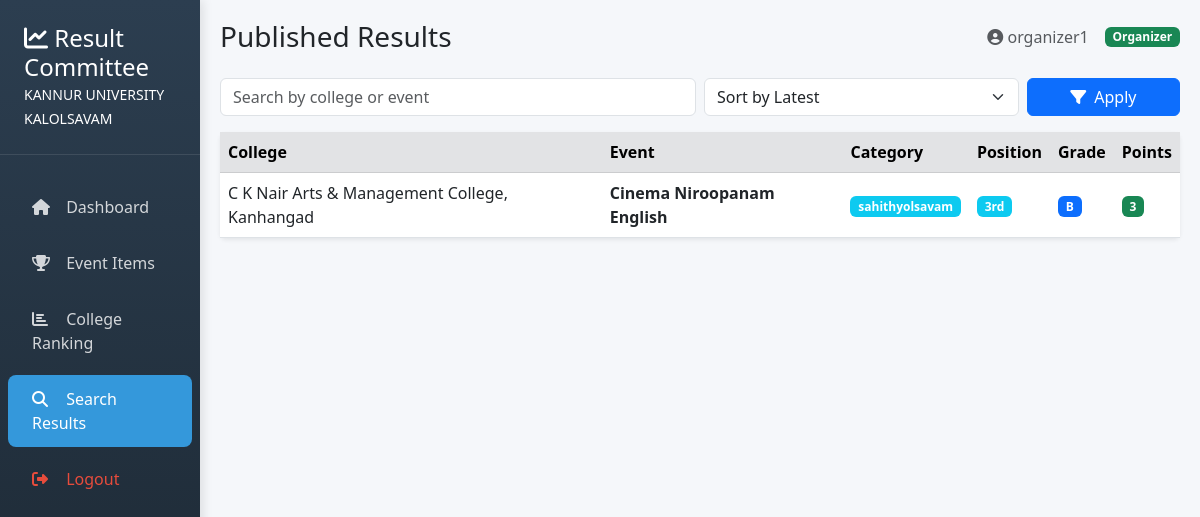
The page /organizer/student-results/ (signed in) on the database as committed earlier.
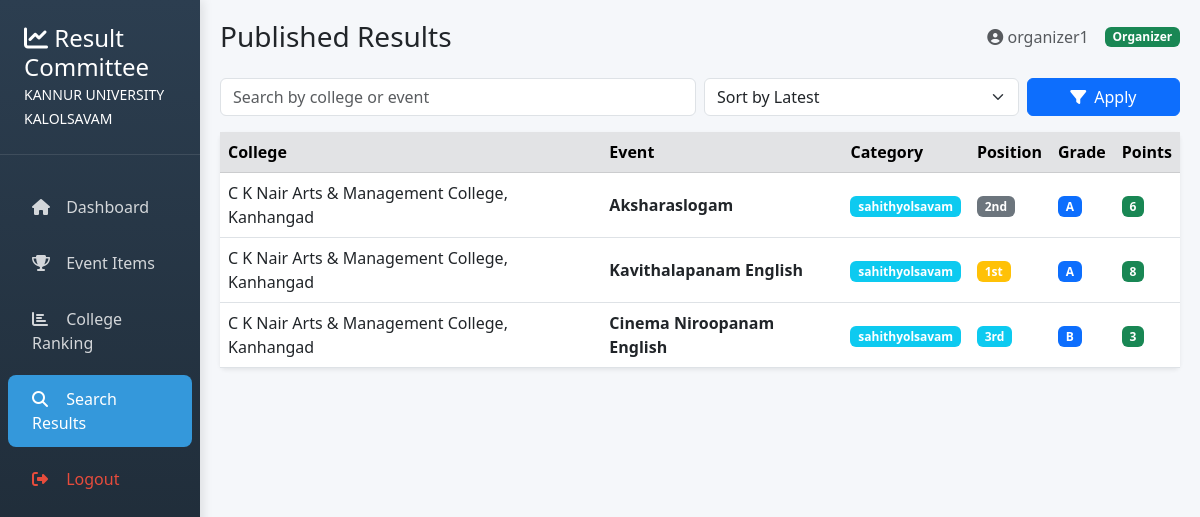
The same page on the database as committed later.
### accounts/models.py (models this page shows, shortened)
class CustomUser(AbstractUser):
    ROLE_CHOICES = (
        ('college', 'College'),
        ('organizer', 'Organizer'),
        ('admin', 'Admin'),
    )
    role = models.CharField(max_length=20, choices=ROLE_CHOICES, default='college')
    college_name = models.CharField(max_length=255, blank=True, null=True)
    REQUIRED_FIELDS = ["email"]
    USERNAME_FIELD = "username"

class Result(models.Model):
    POSITION_CHOICES = [
        (1, "1st"),
        (2, "2nd"),
        (3, "3rd"),
    ]
    GRADE_CHOICES = [
        ("A", "A"),
        ("B", "B"),
        ("C", "C"),
        ("D", "D"),
        ("E", "E"),
    ]
    item = models.ForeignKey(Item, on_delete=models.CASCADE, related_name="results")
    team = models.ForeignKey(Team, on_delete=models.CASCADE, related_name="results")
    position = models.PositiveSmallIntegerField(choices=POSITION_CHOICES)
    grade = models.CharField(max_length=1, choices=GRADE_CHOICES, default="E")
    points = models.IntegerField(default=0)
    is_deleted = models.BooleanField(default=False)
    created_at = models.DateTimeField(default=now)
    class Meta:
        unique_together = ("item", "team")
        ordering = ["position", "-points"]

class Team(models.Model):
    college = models.ForeignKey(College, on_delete=models.CASCADE)
    item = models.ForeignKey(Item, on_delete=models.CASCADE)
    category = models.CharField(max_length=255)
    students = models.ManyToManyField(Student)
    created_at = models.DateTimeField(auto_now_add=True)

class College(models.Model):
    user = models.ForeignKey(   # 🔥 TEMP: NOT OneToOne
        settings.AUTH_USER_MODEL,
        on_delete=models.CASCADE,
        null=True,
        blank=True,
        related_name="colleges"
    )
    college_name = models.CharField(max_length=255)
    district = models.CharField(max_length=255)

class Item(models.Model):
    name = models.CharField(max_length=255)
    numbers = models.PositiveIntegerField()
    category = models.CharField(max_length=255)
    max_participants = models.PositiveIntegerField(default=1)
    item_type = models.CharField(max_length=10, choices=[("single","single"),("group","group")])  # ← added

### accounts/views.py (the view)
# urls.py: path("organizer/student-results/", views.organizer_student_results, name="organizer_student_results"),
@never_cache
@login_required
def organizer_student_results(request):
    query = request.GET.get("q", "")
    sort_by = request.GET.get("sort", "latest")
    results = Result.objects.filter(is_deleted=False).select_related(
        "item", "team__college"
    )
    if query:
        results = results.filter(
            Q(team__college__college_name__icontains=query) |
            Q(item__name__icontains=query)
        )
    if sort_by == "category":
        results = results.order_by("item__category", "item__name")
    elif sort_by == "college":
        results = results.order_by("team__college__college_name")
    elif sort_by == "student":
        results = results.order_by("team__name")  # change if needed
    else:  # latest
        results = results.order_by("-created_at")
    return render(request, "organizer/student_results.html", {
        "results": results,
        "query": query,
        "sort_by": sort_by,
    })

### accounts/templates/organizer/student_results.html (shortened to what this page needs)
{% extends "organizer/base.html" %}
{% block page_title %}Published Results{% endblock %}
{% block content %}
<form method="get" class="row g-2 mb-3">
    <div class="col-md-6">
        <input type="text"
               name="q"
               value="{{ query }}"
               class="form-control"
               placeholder="Search by college or event">
    </div>
    <div class="col-md-4">
        <select name="sort" class="form-select">
            <option value="latest" {% if sort_by == "latest" %}selected{% endif %}>
                Sort by Latest
            </option>
        </select>
    </div>
    <div class="col-md-2 d-grid">
        <button class="btn btn-primary">
            <i class="fas fa-filter me-1"></i> Apply
        </button>
    </div>
</form>
<div class="card shadow-sm border-0">
    <div class="table-responsive">
        <table class="table table-hover align-middle mb-0">
            <thead class="table-secondary">
                <tr>
                    <th>College</th>
                    <th>Event</th>
                    <th>Category</th>
                    <th>Position</th>
                    <th>Grade</th>
                    <th>Points</th>
                </tr>
            </thead>
            <tbody>
            {% for r in results %}
            <tr>
                <td>{{ r.team.college.college_name }}</td>
                <td><strong>{{ r.item.name }}</strong></td>
                <td>
                    <span class="badge bg-info">
                        {{ r.item.category|default:"General" }}
                    </span>
                </td>
                <td>
                    <span class="badge
                        {% if r.position == 1 %}bg-warning
                        {% elif r.position == 2 %}bg-secondary
                        {% elif r.position == 3 %}bg-info
                        {% else %}bg-light{% endif %}">
                        {{ r.get_position_display }}
                    </span>
                </td>
                <td>
                    <span class="badge bg-primary">{{ r.grade }}</span>
                </td>
                <td>
                    <span class="badge bg-success">{{ r.points }}</span>
                </td>
            </tr>
            {% endfor %}
            </tbody>
        </table>
    </div>
</div>
{% endblock %}

### accounts/templates/organizer/base.html (shortened to what this page needs)
{% load static %}
{% load custom_filters %}
<!DOCTYPE html>
<html lang="en">
<head>
    <link href="https://cdn.jsdelivr.net/npm/bootstrap@5.3.0/dist/css/bootstrap.min.css" rel="stylesheet">
    <link rel="stylesheet" href="https://cdnjs.cloudflare.com/ajax/libs/font-awesome/6.4.0/css/all.min.css">
</head>
<body>
    <div class="container-fluid">
        <div class="row">
            <div class="col-md-3 col-lg-2 px-0 sidebar">
                <div class="sidebar-brand">
                    <h4 class="mb-0">
                        <i class="fas fa-chart-line"></i> Result Committee
                    </h4>
                    <small style="color: white;">KANNUR UNIVERSITY KALOLSAVAM
                    </small>
                </div>
                <nav class="nav flex-column mt-4">
                    <a class="nav-link {% if request.path == '/organizer/' %}active{% endif %}"
                       href="{% url 'organizer_dashboard' %}">
                        <i class="fas fa-home"></i> Dashboard
                    </a>
                    <a class="nav-link {% if 'items' in request.path %}active{% endif %}"
                       href="{% url 'organizer_items' %}">
                        <i class="fas fa-trophy"></i> Event Items
                    </a>
                    <a class="nav-link {% if 'ranking' in request.path %}active{% endif %}"
                       href="{% url 'college_ranking_live' %}">
                        <i class="fas fa-chart-bar"></i> College Ranking
                    </a>
                    <a class="nav-link {% if 'student-results' in request.path %}active{% endif %}"
                       href="{% url 'organizer_student_results' %}">
                        <i class="fas fa-search"></i> Search Results
                    </a>
                    <a class="nav-link" href="{% url 'logout' %}" style="color: var(--accent-color);">
                        <i class="fas fa-sign-out-alt"></i> Logout
                    </a>
                </nav>
            </div>
            <div class="col-md-9 col-lg-10 ml-auto main-content">
                <div class="d-flex justify-content-between align-items-center mb-4">
                    <h3 class="mb-0">{% block page_title %}Dashboard{% endblock %}</h3>
                    <div class="d-flex align-items-center">
                        <span class="me-3 text-muted">
                            <i class="fas fa-user-circle"></i> {{ request.user.username }}
                        </span>
                        <span class="badge bg-success">Organizer</span>
                    </div>
                </div>
                {% block content %}{% endblock %}
            </div>
        </div>
    </div>
</body>
</html>

### accounts/templates/organizer/base.html (style rules this page uses)
:root { --primary-color: #2c3e50; --secondary-color: #3498db; --accent-color: #e74c3c; --success-color: #27ae60; --light-bg: #f8f9fa; --card-shadow: 0 2px 4px rgba(0,0,0,0.1); --hover-shadow: 0 4px 8px rgba(0,0,0,0.15); }
body { background-color: #f5f7fa; font-family: 'Segoe UI', Tahoma, Geneva, Verdana, sans-serif; }
.sidebar { background: linear-gradient(180deg, var(--primary-color) 0%, #1a252f 100%); color: white; min-height: 100vh; box-shadow: 3px 0 10px rgba(0,0,0,0.1); }
.sidebar-brand { padding: 1.5rem; border-bottom: 1px solid rgba(255,255,255,0.1); }
.nav-link { color: rgba(255,255,255,0.8); padding: 0.75rem 1.5rem; margin: 0.25rem 0.5rem; border-radius: 8px; transition: all 0.3s ease; }
.nav-link.active { background: var(--secondary-color); color: white; }
.nav-link i { width: 20px; margin-right: 10px; }
.main-content { padding: 20px; }
.table thead { background-color: var(--primary-color); color: white; }

Rows that differ between the two databases and show on the page:
now on this page (row edited): Result: team.college.college_name "C K Nair Arts & Management College, Kanhangad", item.name "Aksharaslogam", item.category "sahithyolsavam", position "2nd", grade "A", points "6"
added Result: team.college.college_name "C K Nair Arts & Management College, Kanhangad", item.name "Kavithalapanam English", item.category "sahithyolsavam", position "1st", grade "A", points "8"
